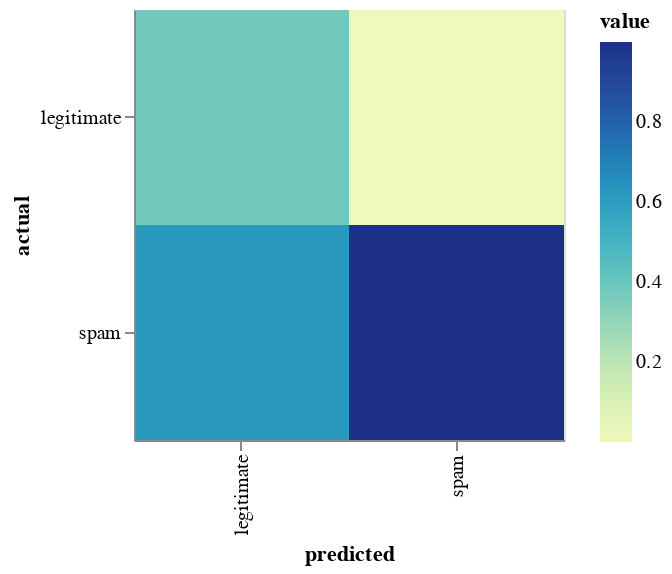

Write notebook code for a chart like this one.
### Code cell
chart

### Figure 1 — Vega-Lite specification as saved in the notebook (floating-point values rounded to 4 significant figures)
{"config": {"view": {"continuousWidth": 400, "continuousHeight": 300}}, "data": {"name": "data-3e26f7bff7ffd840b942097ac3f2e590"}, "mark": "rect", "encoding": {"color": {"field": "value", "type": "quantitative"}, "tooltip": [{"field": "raw_count", "type": "quantitative"}], "x": {"field": "predicted", "type": "ordinal"}, "y": {"field": "actual", "type": "ordinal"}}, "height": 215, "width": 215, "$schema": "https://vega.github.io/schema/vega-lite/v4.17.0.json", "datasets": {"data-3e26f7bff7ffd840b942097ac3f2e590": [{"predicted": "legitimate", "actual": "legitimate", "raw_count": 761, "value": 0.3805}, {"predicted": "legitimate", "actual": "spam", "raw_count": 1239, "value": 0.6195}, {"predicted": "spam", "actual": "legitimate", "raw_count": 5, "value": 0.0002778}, {"predicted": "spam", "actual": "spam", "raw_count": 17995, "value": 0.9997}]}}
